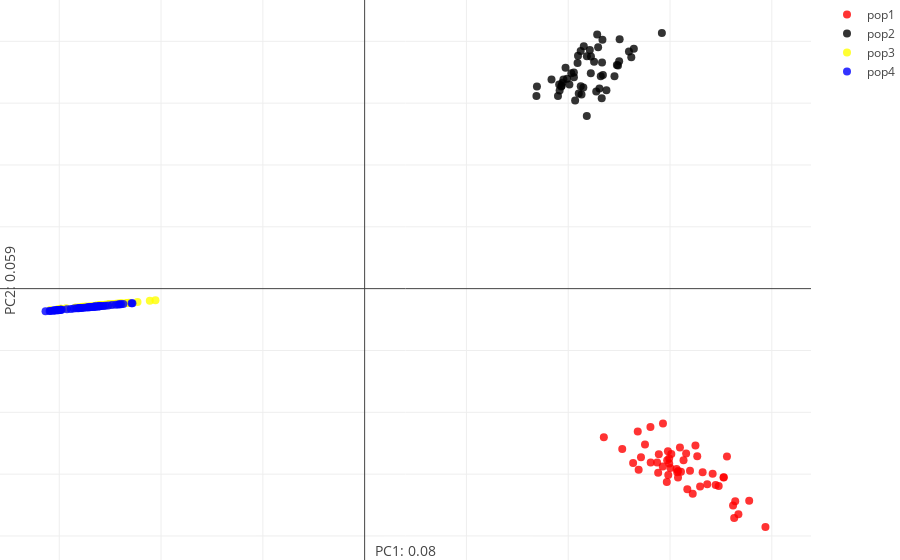

Notebook code cell kept with this figure:
### Code cell
## lets visualize the result now:
colors_pres= ['red','black','yellow','blue']


fig_data= [go.Scatter(
    x= features[[x for x in range(sum(Sizes)) if labels[x] == pop_names[i]],0],
    y= features[[x for x in range(sum(Sizes)) if labels[x] == pop_names[i]],1],
    mode= "markers",
    marker= {
    'color': colors_pres[i],
    'line': {'width': 0},
    'size': 8,
    'symbol': 'circle',
  "opacity": .8
  },
  name= pop_names[i]
) for i in range(N_pops)]


layout = go.Layout(
    margin=dict(
        l=0,
        r=0,
        b=0,
        t=0
    ),
    yaxis=dict(
        title='PC2: {}'.format(round(var_comps[1],3))),
    xaxis=dict(
    title= 'PC1: {}'.format(round(var_comps[0],3)))
)

fig = go.Figure(data=fig_data, layout=layout)
iplot(fig)
